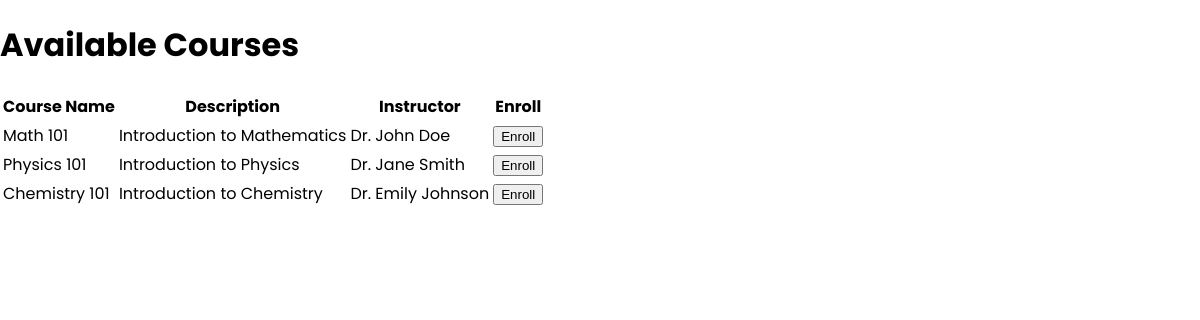
Screenshot of /courses with the database file from the repository.
### tables this page shows
CREATE TABLE courses (
                id INTEGER PRIMARY KEY AUTOINCREMENT,
                course_name TEXT NOT NULL,
                course_description TEXT,
                instructor TEXT
            );

### app.py (the view)
@app.route('/courses')
def display_courses():
    conn = sqlite3.connect('student_info_system.db')
    cursor = conn.cursor()
    cursor.execute("SELECT * FROM courses")
    courses = cursor.fetchall()
    cursor.close()
    conn.close()
    return render_template('courses.html', courses=courses)

### templates/courses.html (shortened to what this page needs)
<!DOCTYPE html>
<html lang="en">
<head>
    <link rel="stylesheet" href="/static/css/styles.css">
</head>
<body>
    <h1>Available Courses</h1>
    <table>
        <thead>
            <tr>
                <th>Course Name</th>
                <th>Description</th>
                <th>Instructor</th>
                <th>Enroll</th>
            </tr>
        </thead>
        <tbody>
            {% for course in courses %}
            <tr>
                <td>{{ course[1] }}</td>
                <td>{{ course[2] }}</td>
                <td>{{ course[3] }}</td>
                <td>
                    <form action="/enroll" method="POST">
                        <button type="submit">Enroll</button>
                    </form>
                </td>
            </tr>
            {% endfor %}
        </tbody>
    </table>
</body>
</html>

### static/css/styles.css (style rules this page uses)
body { font-family: 'Poppins', sans-serif; margin: 0; padding: 0; box-sizing: border-box; }

### rows the page displays
courses: course_name "Math 101", course_description "Introduction to Mathematics", instructor "Dr. John Doe"
courses: course_name "Physics 101", course_description "Introduction to Physics", instructor "Dr. Jane Smith"
courses: course_name "Chemistry 101", course_description "Introduction to Chemistry", instructor "Dr. Emily Johnson"
